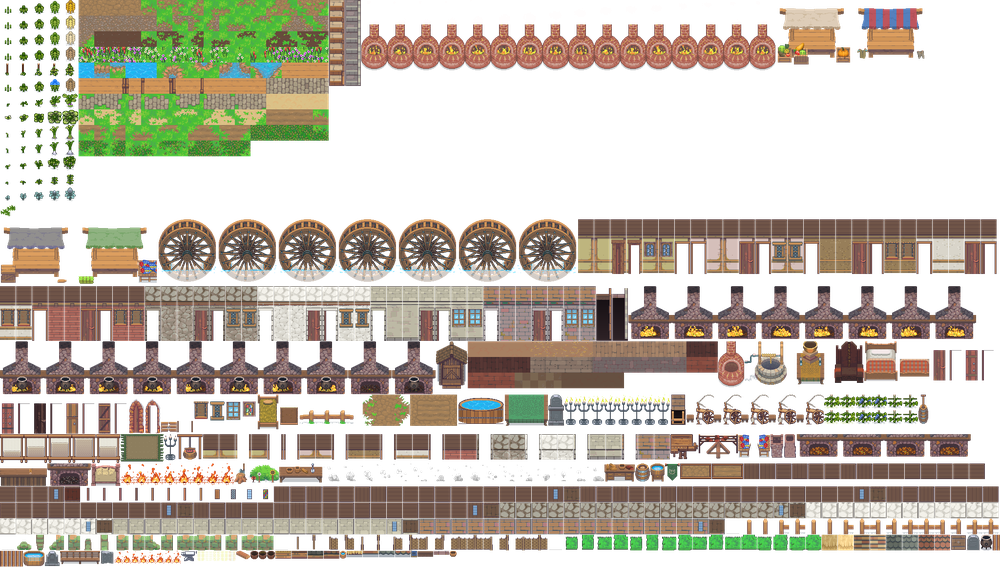
#> input picture assets/generated/world/atlas_0.png, 1000 x 567 px, shrunk from 2048 x 1161 before the run
$ python -i build-terrain.py   (imports and definitions only)
#> lines starting #> are read from the running program, lines starting #| are printed output that depends on the picture
"""지형 자동 타일 데이터 (비주얼 개편, docs/07): Epic RPG World 의 Tiled wangset(모서리 방식)을 그대로 읽어
게임용 src/data/artpacks/terrain.json 과 가공 이미지 assets/generated/world/terrain_*.png 를 만듦.
  python tools/world/build-terrain.py
- 재질 레이어마다 (tsx, wangset, 색) 하나. 모서리 코드 = TL TR BR BL 네 자리 (1 = 그 재질, 0 = 아님)
- 물가: 물 픽셀을 투명으로 뽑아 강둑만 남김 (물은 셰이더로 흐름)
- 절벽(3칸): wall-1-3tiles 세트 + Tiled 자동 규칙(wall-1-rule1)과 같은 아래 두 줄 덧붙임표
원본은 assets/vendor (git 에 없음). 가공 이미지도 assets/generated/world (git 에 없음)
"""
import json, os, sys
import xml.etree.ElementTree as ET
from PIL import Image

ROOT = os.path.abspath(os.path.join(os.path.dirname(__file__), '..', '..'))
# [1 line not run here, left out]
V = 'assets/vendor/epic-rpg-world/RafaelMatos'
GL2 = V + '/ERW-Grassland 2.0/TiledMap Editor/Tilesets'
AR = V + '/ERW-Ancient Ruins/TiledMap Editor/Tilesets'
HL = V + '/ERW - Highlands/TiledMap Editor/Tilesets'
VT = V + '/ERW - The Village/TiledMap Editor/tilesets'
OUT_IMG = 'assets/generated/world'
OUT_JSON = 'src/data/artpacks/terrain.json'
T = 32


# [37 lines left out: functions resolve, read_set, not called in this run]


class Atlas:
    """쓰는 타일만 모아 한 장으로 (32px 칸, 행 64칸)"""

    def __init__(self, name):
        self.name = name
        self.cells = []
        self.index = {}

    # [30 lines left out: functions add, save, not called in this run]


atlas = Atlas('terrain_0')
sheets = {}


# [62 lines left out: functions crop, is_water, key_water, water_mask, material, ramp, not called in this run]


def fill_tiles(path, n=None, tol=6):
    """꽉 찬 바닥 타일 (base grass.png 처럼 한 장에 여러 변형). 평균색이 가운데값에서 tol 안인 것만
    (톤이 다른 변형을 섞으면 32px 네모 얼룩이 됨). 명암 변화는 어두운 풀 레이어(큰 얼룩)로 줌"""
#> called with path = '../../assets/generated/world/atlas_0.png', tol = 6
    from PIL import ImageStat
    s = Image.open(path).convert('RGBA')
#> s is the input picture: PIL image 1000x567 RGBA; mean R, G, B, A 76.7, 67.9, 54.5, 123.1
    cand = []
    for y in range(0, s.height, T):
        for x in range(0, s.width, T):
            im = s.crop((x, y, x + T, y + T))
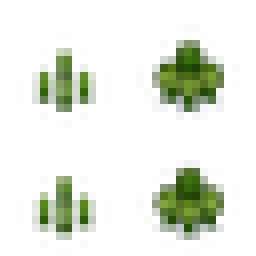
#> im: PIL image 32x32 RGBA (shown 8 times larger); mean R, G, B, A 13.9, 24.6, 5.4, 33.5; transparent parts drawn white
            if im.getchannel('A').getextrema()[0] == 255:
                cand.append((im, ImageStat.Stat(im.convert('RGB')).mean))
    med = sorted(c[1][1] for c in cand)[len(cand) // 2]
    medr = sorted(c[1][0] for c in cand)[len(cand) // 2]
    out = [[atlas.add(im), 1.0] for im, m in cand if abs(m[1] - med) <= tol / 2 and abs(m[0] - medr) <= tol]
#> out = []
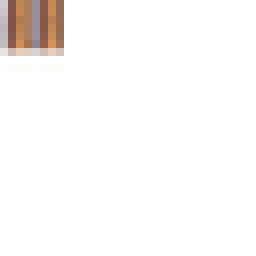
#> im: PIL image 32x32 RGBA (shown 8 times larger); mean R, G, B, A 8.6, 5.9, 4.7, 10.8; transparent parts drawn white
    return out[:n] if n else out


# [93 lines left out: functions desnow, cliff, main, not called in this run]


# [2 lines not run here, left out]

>>> result = fill_tiles('../../assets/generated/world/atlas_0.png')
#> result = []
